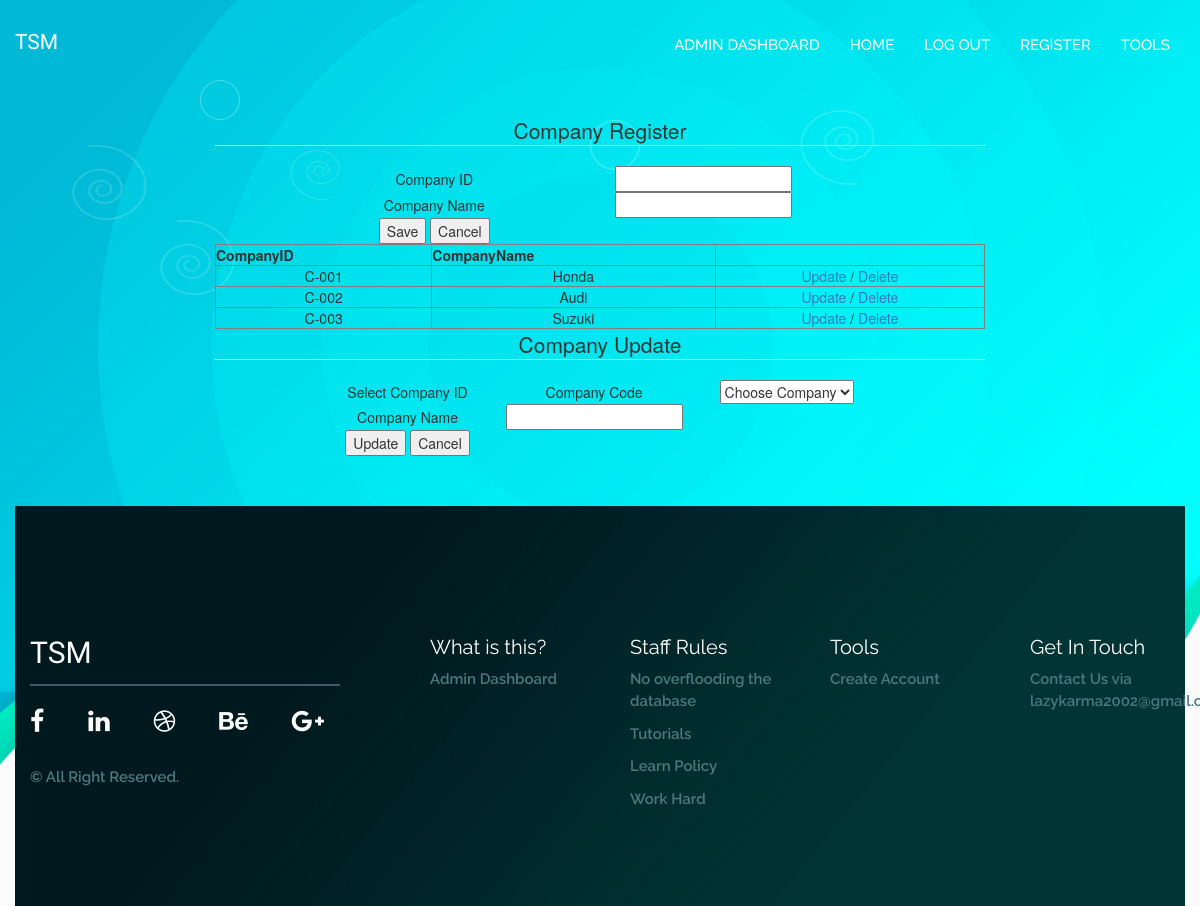
Screenshot of /CompanyDash.php with the database file from the repository.
### tables this page shows
CREATE TABLE `company` (
  `CompanyID` varchar(30) NOT NULL,
  `CompanyName` varchar(40) NOT NULL,
  `VehicleID` int(11) NOT NULL
);

### CompanyView.php (the view)
<?php
include('carconnect.php');
 ?>
 <form>
 	<table border="1" width=100% align="center">
 		<tr>
 			<th>CompanyID</th>
			<th>CompanyName</th>
 		</tr>
 		<?php
 		$select=mysqli_query($connection,"SELECT * FROM Company");
 		$count=mysqli_num_rows($select);
 		for($i=0; $i < $count; $i++) {
 			$data=mysqli_fetch_array($select);
 			$ocoid=$data['CompanyID'];
 			$oconame=$data['CompanyName'];
 			echo "<tr>";
 			echo "<td>$ocoid</td>";
 			echo "<td>$oconame</td>";
 			echo "<td>
 			<a href='CompanyUpdate.php?ocoid=$ocoid'>Update</a> /
 			<a href='CompanyDelete.php?ocoid=$ocoid'>Delete</a>
 			</td>";
 			echo "</tr>";
 		}
 		 ?>
 	</table>
 </form>

### style.css (style rules this page uses)
body { background: #fbfbfb; }

### rows the page displays
company: CompanyID "C-001", CompanyName "Honda"
company: CompanyID "C-002", CompanyName "Audi"
company: CompanyID "C-003", CompanyName "Suzuki"
